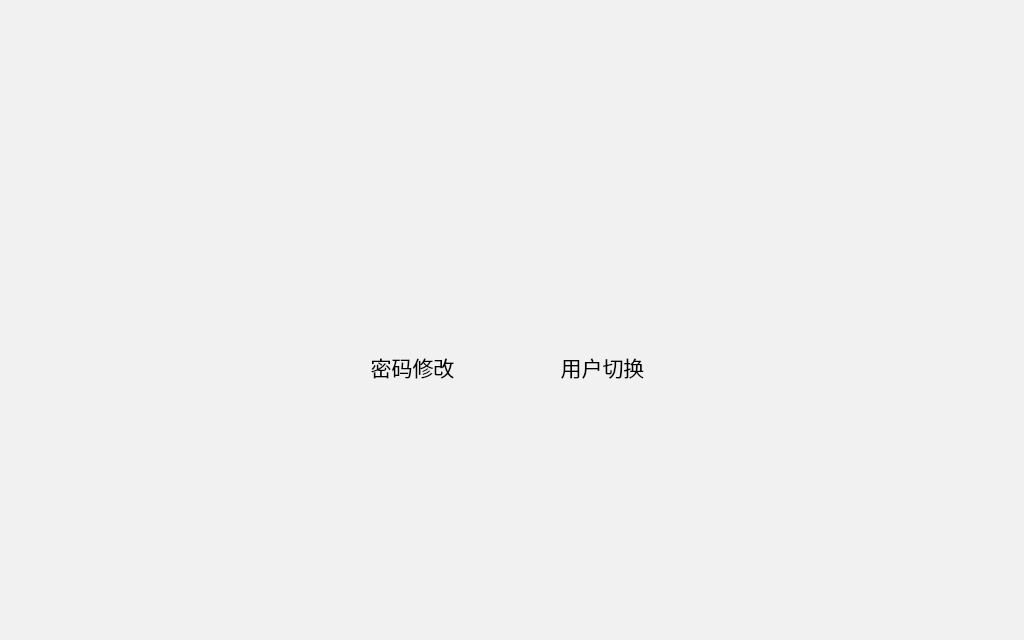
<?xml version="1.0" encoding="UTF-8"?>
<ui version="4.0">
 <class>MotusUserManagement</class>
 <widget class="QDialog" name="MotusUserManagement">
  <property name="geometry">
   <rect>
    <x>0</x>
    <y>0</y>
    <width>1024</width>
    <height>640</height>
   </rect>
  </property>
  <property name="minimumSize">
   <size>
    <width>1024</width>
    <height>640</height>
   </size>
  </property>
  <property name="maximumSize">
   <size>
    <width>1024</width>
    <height>640</height>
   </size>
  </property>
  <property name="windowTitle">
   <string>Dialog</string>
  </property>
  <property name="styleSheet">
   <string notr="true">#MotusUserManagement{background-color: rgb(241, 241, 241);}</string>
  </property>
  <widget class="QToolButton" name="changePasswordButton">
   <property name="geometry">
    <rect>
     <x>332</x>
     <y>341</y>
     <width>161</width>
     <height>51</height>
    </rect>
   </property>
   <property name="minimumSize">
    <size>
     <width>135</width>
     <height>51</height>
    </size>
   </property>
   <property name="font">
    <font>
     <family>宋体</family>
     <pointsize>16</pointsize>
    </font>
   </property>
   <property name="styleSheet">
    <string notr="true">QToolButton{
border-radius:5px;
}
QToolButton:hover{color: rgb(0,0,0);} QToolButton:pressed{padding-left:3px;padding-top:3px;}</string>
   </property>
   <property name="text">
    <string>密码修改</string>
   </property>
   <property name="icon">
    <iconset resource="resources.qrc">
     <normaloff>:/picture/xmima.PNG</normaloff>:/picture/xmima.PNG</iconset>
   </property>
   <property name="iconSize">
    <size>
     <width>55</width>
     <height>55</height>
    </size>
   </property>
   <property name="toolButtonStyle">
    <enum>Qt::ToolButtonTextBesideIcon</enum>
   </property>
  </widget>
  <widget class="QLabel" name="userLabel">
   <property name="geometry">
    <rect>
     <x>440</x>
     <y>174</y>
     <width>131</width>
     <height>131</height>
    </rect>
   </property>
   <property name="minimumSize">
    <size>
     <width>131</width>
     <height>131</height>
    </size>
   </property>
   <property name="autoFillBackground">
    <bool>false</bool>
   </property>
   <property name="styleSheet">
    <string notr="true">border-image: url(:/picture/caozuoyuan.PNG);</string>
   </property>
   <property name="text">
    <string/>
   </property>
  </widget>
  <widget class="QToolButton" name="userSwitchButton">
   <property name="geometry">
    <rect>
     <x>522</x>
     <y>341</y>
     <width>161</width>
     <height>51</height>
    </rect>
   </property>
   <property name="minimumSize">
    <size>
     <width>135</width>
     <height>51</height>
    </size>
   </property>
   <property name="font">
    <font>
     <family>宋体</family>
     <pointsize>16</pointsize>
    </font>
   </property>
   <property name="styleSheet">
    <string notr="true">QToolButton{
border-radius:5px;
}
QToolButton:hover{color: rgb(0,0,0);} QToolButton:pressed{padding-left:3px;padding-top:3px;}</string>
   </property>
   <property name="text">
    <string>用户切换</string>
   </property>
   <property name="icon">
    <iconset resource="resources.qrc">
     <normaloff>:/picture/userSwitch.PNG</normaloff>:/picture/userSwitch.PNG</iconset>
   </property>
   <property name="iconSize">
    <size>
     <width>55</width>
     <height>55</height>
    </size>
   </property>
   <property name="toolButtonStyle">
    <enum>Qt::ToolButtonTextBesideIcon</enum>
   </property>
  </widget>
 </widget>
 <resources>
  <include location="resources.qrc"/>
 </resources>
 <connections/>
</ui>
